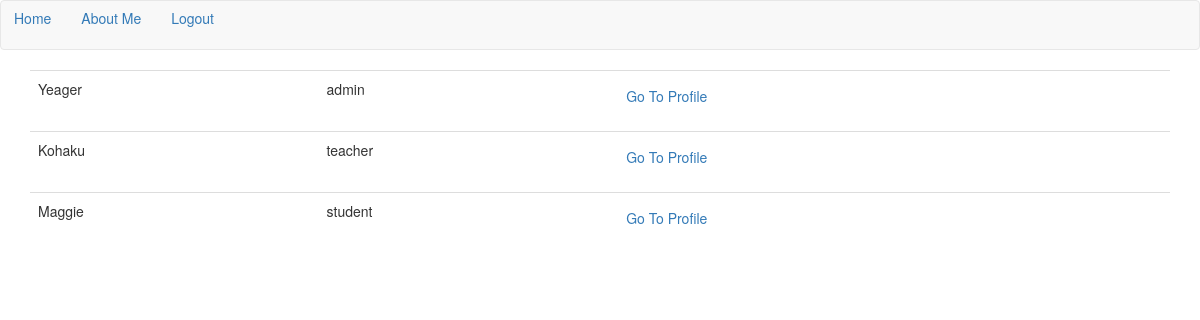
The app's page /admin/stats (signed in) with its own data.
### app/models.py (models this page shows, shortened)
class Users(UserMixin, db.Model):
    id = db.Column(db.Integer, primary_key=True)
    username = db.Column(db.String(64), unique=True, index=True)
    email = db.Column(db.String(64), unique=True, index=True)
    password = db.Column(db.String(128))
    name = db.Column(db.String(64), index=True)
    type = db.Column(db.String(32), index=True)
    last_seen = db.Column(db.DateTime, index=True, default=datetime.now())
    quizzes = db.relationship('Quiz', backref='invigilator', lazy='dynamic')
    submissions = db.relationship('SubmittedAnswers', backref='submit_user', lazy='dynamic')
    @login.user_loader
    def load_user(id):
        return Users.query.get(int(id))

### app/routes.py (the view)
@app.route('/admin/stats')
@login_required
def stats():
    users = Users.query.all()
    return render_template(
        'stats.html',
        title = "Stats",
        users=users,
    )

### app/routes.py (called while the page is built)
@app.before_request
def before_request():
    if current_user.is_authenticated:
        current_user.last_seen = datetime.now()
        db.session.commit()

### app/templates/stats.html
{% extends "base.html" %}
{%block app_content%}
    <table class="table table-hover">
        {% for user in users %}
            <tr>
                <td><p>{{user.name}}</p></td>
                <td><p>{{user.type}}</p></td>
                <td><p><a class="btn" href="{{url_for('about', id=user.id)}}">Go To Profile</a></p></td>
            </tr>
        {%endfor%}
    </table>
{%endblock%}

### records on screen
Users: name "Yeager", type "admin"
Users: name "Kohaku", type "teacher"
Users: name "Maggie", type "student"
